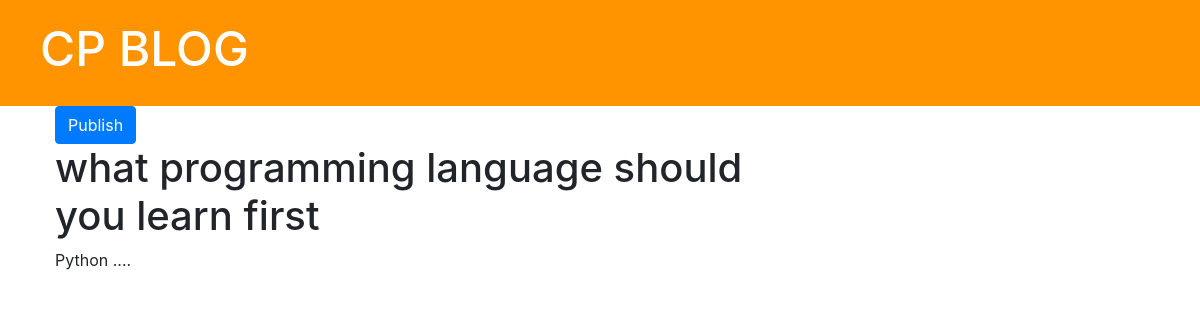
The page /post/1/ on the database as committed earlier.
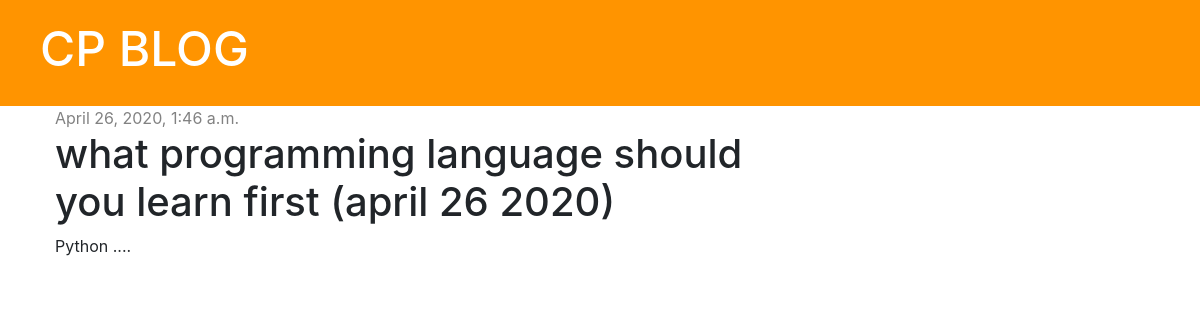
The same page on the database as committed later.
### blog/models.py (models this page shows, shortened)
class Post(models.Model):
    author = models.ForeignKey('auth.User', on_delete=models.CASCADE)
    title = models.CharField(max_length=200)
    text = models.TextField()
    created_date = models.DateTimeField(default=timezone.now)
    published_date = models.DateTimeField(blank=True, null=True)

### blog/views.py (the view)
# urls.py: path('post/<int:pk>/', views.post_detail, name='post_detail'),
def post_detail(request, pk):
    post = get_object_or_404(Post, pk=pk)
    stuff_for_frontend = {'post': post}
    return render(request, 'blog/post_detail.html', stuff_for_frontend)

### blog/templates/blog/post_detail.html (shortened to what this page needs)
{% extends 'blog/base.html' %}
{% block content %}
    <div class="post">
        {% if post.published_date %}
            <div class="date">
                {{ post.published_date }}
            </div>
            {% else %}
            <a href="{% url 'post_publish' pk=post.pk %}" class="btn btn-primary">Publish</a>
        {% endif %}
        <h1>{{ post.title }}</h1>
        <p>{{ post.text | linebreaksbr }}</p>
    </div>
{% endblock %}

Rows that differ between the two databases and show on the page:
changed Post "Python ....": published_date (not shown) → "April 26, 2020, 1:46 a.m."; title "what programming language should you learn first" → "what programming language should you learn first (april 26 2020)"
Other text that changed with them:
text no longer shown: "Publish"
